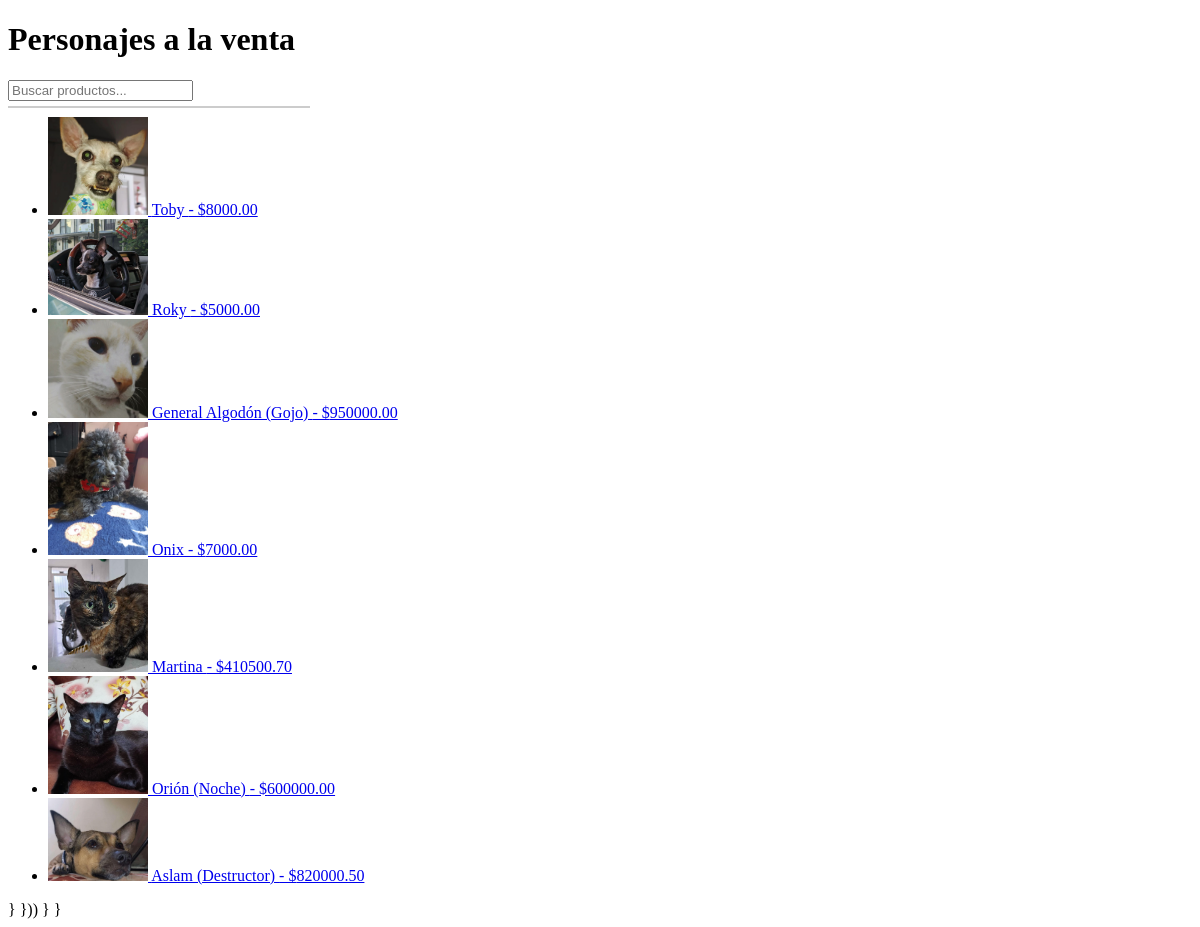
/productos/, run on the app's committed database.
### productos/models.py (models this page shows, shortened)
class Producto(models.Model):
    nombre = models.CharField(max_length=200)
    descripcion = models.TextField()
    precio = models.DecimalField(max_digits=10, decimal_places=2)
    imagen = models.ImageField(upload_to='productos/')

### productos/views.py (the view)
# urls.py: path('', views.lista_productos, name='lista_productos'),
def lista_productos(request):
    productos = Producto.objects.all()
    return render(request, 'productos/lista_productos.html', {'productos': productos})

### productos/templates/productos/lista_productos.html (shortened to what this page needs)
<!DOCTYPE html>
<html>
<head>
</head>
<body>
    <h1>Personajes a la venta</h1>
    <input type="text" id="campo-busqueda" placeholder="Buscar productos...">
    <ul id="resultados_busqueda"></ul>
    <ul>
        {% for producto in productos %}
            <li>
                <a href="{% url 'detalle_producto' producto.id %}">
                    <img src="{{ producto.imagen.url }}" alt="{{
                    producto.nombre }}" width="100">
                    {{ producto.nombre }} - ${{ producto.precio }}
                </a>
            </li>
        {% endfor %}
    </ul>
                }
                                }))
                            }
                        }
</body>
</html>

### productos/templates/productos/lista_productos.html (style rules this page uses)
#resultados_busqueda { list-style: none; padding: 0; margin-top: 5px; border: 1px solid #ccc; width: 300px; position: absolute; background-color: white; z-index: 1000; }

### data on the page
Producto: imagen (picture), nombre "Toby", precio "8000.00"
Producto: imagen (picture), nombre "Roky", precio "5000.00"
Producto: imagen (picture), nombre "General Algodón (Gojo)", precio "950000.00"
Producto: imagen (picture), nombre "Onix", precio "7000.00"
Producto: imagen (picture), nombre "Martina", precio "410500.70"
Producto: imagen (picture), nombre "Orión (Noche)", precio "600000.00"
Producto: imagen (picture), nombre "Aslam (Destructor)", precio "820000.50"
